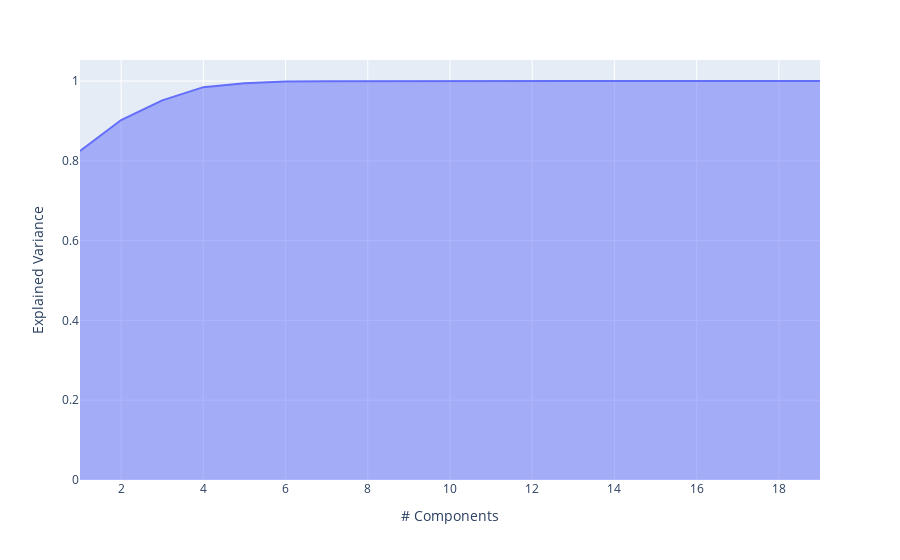

Notebook code cell kept with this figure:
### Code cell
from sklearn.decomposition import PCA
import plotly.express as px

# PCA
pca = PCA()
pca.fit(X)
exp_var_cumul = np.cumsum(pca.explained_variance_ratio_)

px.area(
    x=range(1, exp_var_cumul.shape[0] + 1),
    y=exp_var_cumul,
    labels={"x": "# Components", "y": "Explained Variance"}
)

### Figure 1 — Plotly figure (JSON) as saved in the notebook; plotly's stock layout.template omitted (floating-point values rounded to 4 significant figures)
{"data": [{"fillpattern": {"shape": ""}, "hovertemplate": "# Components=%{x}<br>Explained Variance=%{y}<extra></extra>", "legendgroup": "", "line": {"color": "#636efa"}, "marker": {"symbol": "circle"}, "mode": "lines", "name": "", "orientation": "v", "showlegend": false, "stackgroup": "1", "type": "scatter", "x": [1, 2, 3, 4, 5, 6, 7, 8, 9, 10, 11, 12, 13, 14, 15, 16, 17, 18, 19], "xaxis": "x", "y": [0.8249, 0.9021, 0.9514, 0.9846, 0.9942, 0.9985, 0.9996, 1.0, 1.0, 1.0, 1.0, 1.0, 1.0, 1.0, 1.0, 1.0, 1.0, 1.0, 1.0], "yaxis": "y"}], "layout": {"legend": {"tracegroupgap": 0}, "margin": {"t": 60}, "xaxis": {"anchor": "y", "domain": [0, 1], "title": {"text": "# Components"}}, "yaxis": {"anchor": "x", "domain": [0, 1], "title": {"text": "Explained Variance"}}}}
